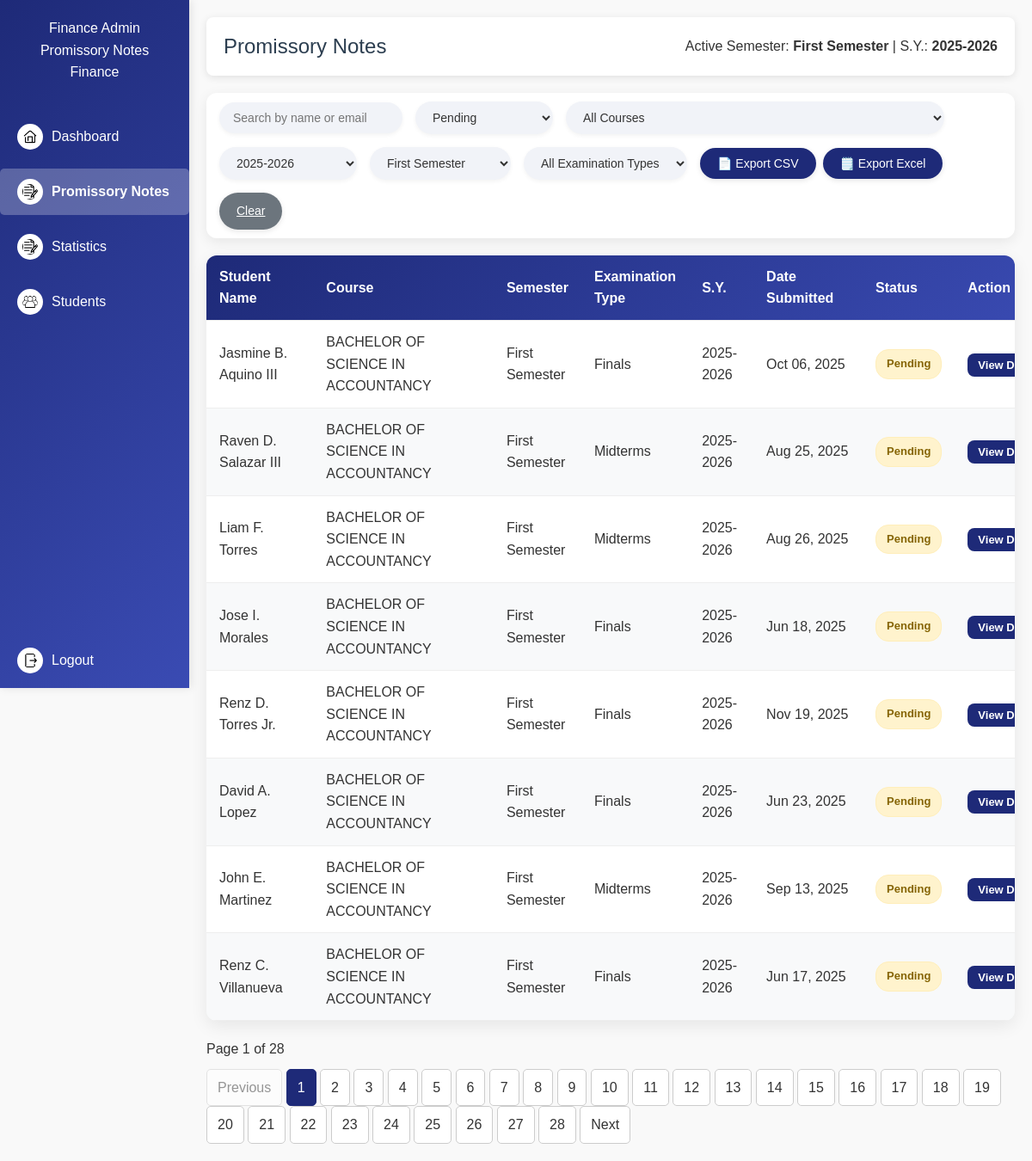
The app's page /finance/promissory-notes (signed in) with its own data.
### models.py (models this page shows, shortened)
class ActiveSettings(db.Model):
    id = db.Column(db.Integer, primary_key=True)
    active_semester = db.Column(db.String(50), default="Not Set")
    active_school_year = db.Column(db.String(20), default="Not Set")
    updated_at = db.Column(
        db.DateTime, default=datetime.utcnow, onupdate=datetime.utcnow)

class PromissoryRequest(db.Model):
    id = db.Column(db.Integer, primary_key=True)
    student_id = db.Column(db.Integer, db.ForeignKey(
        'account.id'), nullable=False)
    student = db.relationship("Account", backref="promissory_requests")
    year_level = db.Column(db.String(20), nullable=False)
    course = db.Column(db.String(100), nullable=False)
    email = db.Column(db.String(100), nullable=False)
    reason_text = db.Column(db.Text)
    reason_doc = db.Column(db.String(255))
    valid_id = db.Column(db.String(255))
    semester_type = db.Column(db.String(50))
    semester = db.Column(db.String(50))
    school_year = db.Column(db.String(20))
    status = db.Column(db.String(20), default="Pending")
    comments = db.Column(db.Text)
    requested_at = db.Column(db.DateTime, default=datetime.utcnow)

class Account(db.Model):
    id = db.Column(db.Integer, primary_key=True, autoincrement=True)
    first_name = db.Column(db.String(50), nullable=False)
    middle_name = db.Column(db.String(50))
    last_name = db.Column(db.String(50), nullable=False)
    suffix = db.Column(db.String(10))
    email = db.Column(db.String(100), unique=True, nullable=False)
    _role = db.Column("role", db.String(20), nullable=False)
    _status = db.Column("status", db.String(20), nullable=False)
    password_hash = db.Column(db.String(255), nullable=False)
    plain_password = db.Column(db.String(100), nullable=False)
    year_level = db.Column(db.String(20))
    course = db.Column(db.String(100))
    @property
    def role(self):
        return self._role
    @role.setter
    def role(self, value):
        self._role = value.capitalize() if value else value
    @property
    def status(self):
        return self._status
    @status.setter
    def status(self, value):
        self._status = value.capitalize() if value else value

### finance_routes.py (the view, shortened to what this page needs)
@finance_bp.route("/promissory-notes")
@require_role("Finance")
def promissory_notes():
    user_name = session.get("user_name", "Finance User")
    active_semester, active_school_year = get_active_settings()
    all_courses = [c.name for c in ActiveCourse.query.order_by(
        ActiveCourse.name).all()]
    all_semesters = [s[0] for s in db.session.query(
        PromissoryRequest.semester).distinct()]
    all_semester_types = [s[0] for s in db.session.query(
        PromissoryRequest.semester_type).distinct()]
    all_school_years = [sy[0] for sy in db.session.query(
        PromissoryRequest.school_year).distinct().order_by(PromissoryRequest.school_year.desc())]
    search = request.args.get("search", "").strip()
    status_filter = request.args.get("status", "Pending").capitalize()
    semester_filter = request.args.get("semester", active_semester)
    semester_type_filter = request.args.get("semester_type", "")
    school_year_filter = request.args.get("school_year", active_school_year)
    course_filter = request.args.get("course", "")
    export_format = request.args.get("export")
    page = request.args.get("page", 1, type=int)
    per_page = 8
    query = PromissoryRequest.query.join(
        Account, PromissoryRequest.student_id == Account.id)
    if status_filter != "All":
        query = query.filter(PromissoryRequest.status == status_filter)
    if semester_filter:
        query = query.filter(PromissoryRequest.semester == semester_filter)
    if semester_type_filter:
        query = query.filter(
            PromissoryRequest.semester_type == semester_type_filter)
    if school_year_filter:
        query = query.filter(
            PromissoryRequest.school_year == school_year_filter)
    if course_filter:
        query = query.filter(PromissoryRequest.course == course_filter)
    results = query.options(joinedload(PromissoryRequest.student)).order_by(
        PromissoryRequest.requested_at.desc()).all()
    if export_format in ["csv", "excel"]:
        log_action(
            user_name, f"Exported promissory requests ({export_format.upper()}) with filters: status={status_filter}, semester={semester_filter}, course={course_filter}")
        return export_promissory_requests(results, export_format)
    pagination = query.paginate(page=page, per_page=per_page, error_out=False)
    log_action(
        user_name, f"Viewed promissory notes page {page} with filters: status={status_filter}, semester={semester_filter}, course={course_filter}")
    return render_template(
        "finance/promissory_notes.html",
        promissory_requests=pagination.items,
        finance_user=user_name,
        search=search,
        status_filter=status_filter,
        selected_semester=semester_filter,
        selected_semester_type=semester_type_filter,
        selected_school_year=school_year_filter,
        selected_course=course_filter,
        all_courses=all_courses,
        all_semesters=all_semesters,
        all_semester_types=all_semester_types,
        all_school_years=all_school_years,
        active_semester=active_semester,
        active_school_year=active_school_year,
        pagination=pagination,
        total_pages=pagination.pages
    )

### app.py (called while the page is built)
@app.before_request
def protect_admin_routes():
    if request.path.startswith("/admin"):
        if "user_id" not in session or session.get("role") != "Admin":
            flash("Admin access required.", "danger")
            return redirect(url_for("login"))

### finance_routes.py (called while the page is built)
def require_role(role=None):
    def wrapper(func):
        @wraps(func)
        def decorated_function(*args, **kwargs):
            if "user_id" not in session:
                flash("Please log in first.", "warning")
                return redirect(url_for("login"))
            if role and session.get("role") != role:
                flash("Access denied.", "danger")
                return redirect(url_for("login"))
            return func(*args, **kwargs)
        return decorated_function
    return wrapper

def get_active_settings():
    settings = ActiveSettings.query.first()
    return (
        settings.active_semester if settings else "Not Set",
        settings.active_school_year if settings else "Not Set"
    )

def log_action(user_name, action):
    log = SystemLog(user_name=user_name, action=action)
    db.session.add(log)
    db.session.commit()

### templates/finance/promissory_notes.html (shortened to what this page needs)
<!DOCTYPE html>
<html lang="en">
<head>
</head>
<body>
  <nav class="sidebar" id="sidebar">
    <h2>{{ finance_user }}<br>Promissory Notes <br>Finance</h2>
    {% set links = [
    ('finance.dashboard', 'Dashboard', 'dashboard.png'),
    ('finance.promissory_notes', 'Promissory Notes', 'notes.png'),
    ('finance.all_promissory', 'Statistics', 'notes.png'),
    ('finance.students_promissory', 'Students', 'students.png')
    ] %}
    {% for endpoint, text, icon in links %}
    <a href="{{ url_for(endpoint) }}" class="{% if request.endpoint == endpoint %}active{% endif %}">
      <img src="{{ url_for('static', filename='images/' + icon) }}" class="icon"> {{ text }}
    </a>
    {% endfor %}
    <a href="{{ url_for('finance.logout') }}" class="logout-btn">
      <img src="{{ url_for('static', filename='images/logout.png') }}" class="icon"> Logout
    </a>
  </nav>
  <main class="main-content">
    <header class="header">
      <h2>Promissory Notes</h2>
      <div>Active Semester: <strong>{{ active_semester }}</strong> | S.Y.: <strong>{{ active_school_year }}</strong>
      </div>
    </header>
    <form method="GET" class="filters">
      <input type="text" name="search" placeholder="Search by name or email" value="{{ search }}" autocomplete="off">
      <select name="status">
        {% for s in ['Pending','Approved','Rejected','All'] %}
        <option value="{{ s }}" {% if status_filter==s or (not status_filter and s=='Pending' ) %}selected{% endif %}>{{
          s if s != 'All' else 'All Status' }}</option>
        {% endfor %}
      </select>
      <select name="course">
        <option value="">All Courses</option>
      </select>
      <select name="school_year">
        {% for sy in all_school_years %}
        <option value="{{ sy }}" {% if selected_school_year==sy %}selected{% endif %}>{{ sy }}</option>
        {% endfor %}
      </select>
      <select name="semester">
        {% for sem in all_semesters %}
        <option value="{{ sem }}" {% if selected_semester==sem %}selected{% endif %}>{{ sem }}</option>
        {% endfor %}
      </select>
      <select name="semester_type">
        <option value="" {% if not selected_semester_type %}selected{% endif %}>All Examination Types</option>
      </select>
      <div class="export-buttons">
        <button type="button" class="btn btn-primary"
          onclick="window.location='?export=csv&search={{ search }}&semester={{ selected_semester }}&semester_type={{ selected_semester_type }}&school_year={{ selected_school_year }}&course={{ selected_course }}&status={{ status_filter }}'">
          📄 Export CSV
        </button>
        <button type="button" class="btn btn-primary"
          onclick="window.location='?export=excel&search={{ search }}&semester={{ selected_semester }}&semester_type={{ selected_semester_type }}&school_year={{ selected_school_year }}&course={{ selected_course }}&status={{ status_filter }}'">
          🗒️ Export Excel
        </button>
      </div>
      <a href="{{ url_for('finance.promissory_notes') }}" class="btn btn-clear">Clear</a>
    </form>
    <div class="table-container">
      <table class="fixed-table">
        <thead>
          <tr>
            <th style="width: 150px;">Student Name</th>
            <th style="width: 280px;">Course</th>
            <th style="width: 100px;">Semester</th>
            <th style="width: 120px;">Examination Type</th>
            <th style="width: 80px;">S.Y.</th>
            <th style="width: 150px;">Date Submitted</th>
            <th style="width: 100px;">Status</th>
            <th style="width: 100px;">Action</th>
          </tr>
        </thead>
        <tbody>
          {% if promissory_requests %}
          {% for req in promissory_requests %}
          <tr>
            <td>{{ req.student.first_name }} {{ req.student.middle_name or '' }} {{ req.student.last_name }} {{
              req.student.suffix or '' }}</td>
            <td>{{ req.course }}</td>
            <td>{{ req.semester or 'N/A' }}</td>
            <td>{{ req.semester_type or 'N/A' }}</td>
            <td>{{ req.school_year or 'N/A' }}</td>
            <td>{{ req.requested_at.strftime('%b %d, %Y') }}</td>
            <td><span class="status {{ req.status|lower }}">{{ req.status }}</span></td>
            <td><a href="{{ url_for('finance.view_promissory', promissory_id=req.id) }}" class="btn-view">View
                Details</a></td>
          </tr>
          {% endfor %}
          {% else %}
          <tr>
            <td colspan="8" class="no-data">No promissory requests submitted yet</td>
          </tr>
          {% endif %}
        </tbody>
      </table>
    </div>
    <div class="pagination-container">
      <div class="results-info">Page {{ pagination.page }} of {{ total_pages }}</div>
      <div class="pagination">
        <a class="{% if not pagination.has_prev %}disabled{% endif %}"
          href="{{ url_for('finance.promissory_notes', page=pagination.prev_num, search=search, status=status_filter, semester=selected_semester, semester_type=selected_semester_type, school_year=selected_school_year) }}">Previous</a>
        {% for p in range(1, total_pages + 1) %}
        <a class="{% if p == pagination.page %}active{% endif %}"
          href="{{ url_for('finance.promissory_notes', page=p, search=search, status=status_filter, semester=selected_semester, semester_type=selected_semester_type, school_year=selected_school_year) }}">{{
          p }}</a>
        {% endfor %}
        <a class="{% if not pagination.has_next %}disabled{% endif %}"
          href="{{ url_for('finance.promissory_notes', page=pagination.next_num, search=search, status=status_filter, semester=selected_semester, semester_type=selected_semester_type, school_year=selected_school_year) }}">Next</a>
      </div>
    </div>
  </main>
</body>
</html>

### templates/finance/promissory_notes.html (style rules this page uses)
* { margin: 0; padding: 0; box-sizing: border-box; }
body { font-family: 'Arial', sans-serif; line-height: 1.6; color: #333; background-color: #f9f9f9; }
.sidebar { width: 220px; height: 100vh; background: linear-gradient(135deg, #1e2a78, #3a4bb3); color: #fff; position: fixed; top: 0; left: 0; padding-top: 20px; display: flex; flex-direction: column; box-shadow: 2px 0 10px rgba(0, 0, 0, 0.1); transition: transform 0.3s ease; }
.sidebar h2 { text-align: center; font-size: 16px; margin: 0 10px 30px; font-weight: 300; overflow: hidden; text-overflow: ellipsis; white-space: nowrap; }
.sidebar a { display: flex; align-items: center; padding: 12px 20px; color: #fff; text-decoration: none; margin: 5px 0; border-radius: 5px; transition: background-color 0.3s ease; }
.sidebar img.icon { width: 30px; height: px; margin-right: 10px; background: #fff; border-radius: 50%; padding: 6px; }
.sidebar a.active { background-color: rgba(255, 255, 255, 0.25); font-weight: 600; }
.logout-btn { position: absolute; bottom: 0; left: 0; right: 0; padding: 12px 20px; text-decoration: none; }
.main-content { margin-left: 220px; padding: 20px; min-height: 100vh; }
.header { display: flex; justify-content: space-between; align-items: center; background: #fff; padding: 15px 20px; border-radius: 8px; box-shadow: 0 2px 10px rgba(0, 0, 0, 0.1); margin-bottom: 20px; }
.header h2 { font-weight: 300; color: #2c3e50; }
.filters { display: flex; gap: 15px; flex-wrap: wrap; align-items: center; margin-bottom: 20px; padding: 10px 15px; background: #fff; border-radius: 12px; box-shadow: 0 4px 15px rgba(0, 0, 0, 0.08); }
.filters input, .filters select { padding: 10px 16px; font-size: 14px; border: none; border-radius: 50px; background-color: #f1f3f8; color: #333; min-width: 160px; transition: all 0.2s ease; box-shadow: 0 2px 5px rgba(0, 0, 0, 0.05); }
.export-buttons { display: flex; gap: 8px; flex-wrap: wrap; }
.export-buttons .btn { border-radius: 50px; padding: 10px 18px; font-size: 14px; }
.filters .btn-clear, .filters .btn-primary { border-radius: 50px; padding: 10px 20px; font-size: 14px; }
.btn, .btn-clear, .btn-primary { padding: 8px 14px; font-size: 13px; border-radius: 8px; border: none; cursor: pointer; transition: background 0.3s ease, transform 0.2s ease, box-shadow 0.2s ease; box-shadow: 0 2px 6px rgba(0, 0, 0, 0.1); }
.btn-clear { background-color: #6c757d; color: #fff; }
.btn-primary { background-color: #1e2a78; color: #fff; }
.table-container { overflow-x: auto; width: 100%; background: #fff; border-radius: 12px; box-shadow: 0 6px 20px rgba(0, 0, 0, 0.08); margin-bottom: 20px; }
table { width: 100%; border-collapse: collapse; min-width: 1000px; }
thead { background: linear-gradient(135deg, #1e2a78, #3a4bb3); color: #fff; }
th, td { padding: 12px 15px; border-bottom: 1px solid #eee; text-align: left; }
tbody tr:nth-child(even) { background: #f8f9fa; }
.status { padding: 6px 12px; border-radius: 15px; font-size: 13px; font-weight: 600; display: inline-block; min-width: 70px; text-align: center; }
.status.pending { background: #fff3cd; color: #856404; border: 1px solid #ffeeba; }
.btn-view { background: #1e2a78; color: #fff; padding: 6px 12px; border-radius: 8px; white-space: nowrap; max-width: 100%; font-size: 13px; font-weight: 600; text-decoration: none; }
.pagination-container { margin-top: 20px; display: flex; justify-content: space-between; align-items: center; flex-wrap: wrap; gap: 10px; }
.pagination a { display: inline-block; padding: 8px 12px; border-radius: 5px; background: #fff; border: 1px solid #ccc; text-decoration: none; color: #333; }
.pagination a.active { background: #1e2a78; color: #fff; border-color: #1e2a78; }
.pagination a.disabled { pointer-events: none; opacity: 0.5; }

### records on screen
ActiveSettings: active_semester "First Semester", active_school_year "2025-2026", school_year "2025-2026", semester "First Semester"
PromissoryRequest: student.first_name "Jasmine", student "B.", student.last_name "Aquino", student "III", course "BACHELOR OF SCIENCE IN ACCOUNTANCY", semester "First Semester", semester_type "Finals", school_year "2025-2026", requested_at "Oct 06, 2025", status "Pending"
PromissoryRequest: student.first_name "Raven", student "D.", student.last_name "Salazar", student "III", course "BACHELOR OF SCIENCE IN ACCOUNTANCY", semester "First Semester", semester_type "Midterms", school_year "2025-2026", requested_at "Aug 25, 2025", status "Pending"
PromissoryRequest: student.first_name "Liam", student "F.", student.last_name "Torres", course "BACHELOR OF SCIENCE IN ACCOUNTANCY", semester "First Semester", semester_type "Midterms", school_year "2025-2026", requested_at "Aug 26, 2025", status "Pending"
PromissoryRequest: student.first_name "Jose", student "I.", student.last_name "Morales", course "BACHELOR OF SCIENCE IN ACCOUNTANCY", semester "First Semester", semester_type "Finals", school_year "2025-2026", requested_at "Jun 18, 2025", status "Pending"
PromissoryRequest: student.first_name "Renz", student "D.", student.last_name "Torres", student "Jr.", course "BACHELOR OF SCIENCE IN ACCOUNTANCY", semester "First Semester", semester_type "Finals", school_year "2025-2026", requested_at "Nov 19, 2025", status "Pending"
PromissoryRequest: student.first_name "David", student "A.", student.last_name "Lopez", course "BACHELOR OF SCIENCE IN ACCOUNTANCY", semester "First Semester", semester_type "Finals", school_year "2025-2026", requested_at "Jun 23, 2025", status "Pending"
PromissoryRequest: student.first_name "John", student "E.", student.last_name "Martinez", course "BACHELOR OF SCIENCE IN ACCOUNTANCY", semester "First Semester", semester_type "Midterms", school_year "2025-2026", requested_at "Sep 13, 2025", status "Pending"
PromissoryRequest: student.first_name "Renz", student "C.", student.last_name "Villanueva", course "BACHELOR OF SCIENCE IN ACCOUNTANCY", semester "First Semester", semester_type "Finals", school_year "2025-2026", requested_at "Jun 17, 2025", status "Pending"

### other values on screen
{{ finance_user }} "Finance Admin"
{{ text }} "Dashboard" "Promissory Notes" "Statistics" "Students"
{{ pagination.page }} "1"
{{ total_pages }} "28"
{{ p }} "1" "2" "3" "4" "5" "6" "7" "8" "9" "10" "11" "12" "13" "14" "15" "16" "17" "18" "19" "20" "21" "22" "23" "24" "25" "26" "27" "28"
form field status "Pending"
